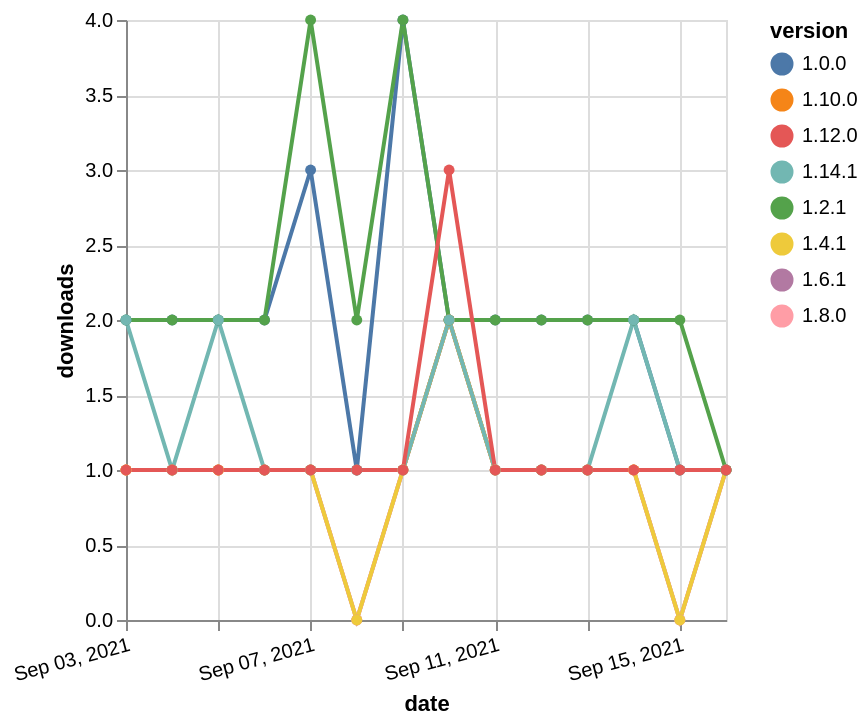

Write a Vega-Lite specification for this figure.
### Vega-Lite specification from a JSON file in a GitHub repository (floating-point values rounded to 4 significant figures)
{"$schema": "https://vega.github.io/schema/vega-lite/v5.json", "description": "A simple bar chart with embedded data.", "data": {"values": [{"date": "2021-09-03", "total": 208, "delta": 1, "version": "1.6.1"}, {"date": "2021-09-04", "total": 209, "delta": 1, "version": "1.6.1"}, {"date": "2021-09-05", "total": 210, "delta": 1, "version": "1.6.1"}, {"date": "2021-09-06", "total": 211, "delta": 1, "version": "1.6.1"}, {"date": "2021-09-07", "total": 212, "delta": 1, "version": "1.6.1"}, {"date": "2021-09-08", "total": 212, "delta": 0, "version": "1.6.1"}, {"date": "2021-09-09", "total": 213, "delta": 1, "version": "1.6.1"}, {"date": "2021-09-10", "total": 215, "delta": 2, "version": "1.6.1"}, {"date": "2021-09-11", "total": 216, "delta": 1, "version": "1.6.1"}, {"date": "2021-09-12", "total": 217, "delta": 1, "version": "1.6.1"}, {"date": "2021-09-13", "total": 218, "delta": 1, "version": "1.6.1"}, {"date": "2021-09-14", "total": 219, "delta": 1, "version": "1.6.1"}, {"date": "2021-09-15", "total": 219, "delta": 0, "version": "1.6.1"}, {"date": "2021-09-16", "total": 220, "delta": 1, "version": "1.6.1"}, {"date": "2021-09-03", "total": 199, "delta": 1, "version": "1.8.0"}, {"date": "2021-09-04", "total": 200, "delta": 1, "version": "1.8.0"}, {"date": "2021-09-05", "total": 201, "delta": 1, "version": "1.8.0"}, {"date": "2021-09-06", "total": 202, "delta": 1, "version": "1.8.0"}, {"date": "2021-09-07", "total": 203, "delta": 1, "version": "1.8.0"}, {"date": "2021-09-08", "total": 203, "delta": 0, "version": "1.8.0"}, {"date": "2021-09-09", "total": 204, "delta": 1, "version": "1.8.0"}, {"date": "2021-09-10", "total": 206, "delta": 2, "version": "1.8.0"}, {"date": "2021-09-11", "total": 207, "delta": 1, "version": "1.8.0"}, {"date": "2021-09-12", "total": 208, "delta": 1, "version": "1.8.0"}, {"date": "2021-09-13", "total": 209, "delta": 1, "version": "1.8.0"}, {"date": "2021-09-14", "total": 210, "delta": 1, "version": "1.8.0"}, {"date": "2021-09-15", "total": 210, "delta": 0, "version": "1.8.0"}, {"date": "2021-09-16", "total": 211, "delta": 1, "version": "1.8.0"}, {"date": "2021-09-03", "total": 172, "delta": 1, "version": "1.10.0"}, {"date": "2021-09-04", "total": 173, "delta": 1, "version": "1.10.0"}, {"date": "2021-09-05", "total": 174, "delta": 1, "version": "1.10.0"}, {"date": "2021-09-06", "total": 175, "delta": 1, "version": "1.10.0"}, {"date": "2021-09-07", "total": 176, "delta": 1, "version": "1.10.0"}, {"date": "2021-09-08", "total": 177, "delta": 1, "version": "1.10.0"}, {"date": "2021-09-09", "total": 178, "delta": 1, "version": "1.10.0"}, {"date": "2021-09-10", "total": 180, "delta": 2, "version": "1.10.0"}, {"date": "2021-09-11", "total": 181, "delta": 1, "version": "1.10.0"}, {"date": "2021-09-12", "total": 182, "delta": 1, "version": "1.10.0"}, {"date": "2021-09-13", "total": 183, "delta": 1, "version": "1.10.0"}, {"date": "2021-09-14", "total": 184, "delta": 1, "version": "1.10.0"}, {"date": "2021-09-15", "total": 185, "delta": 1, "version": "1.10.0"}, {"date": "2021-09-16", "total": 186, "delta": 1, "version": "1.10.0"}, {"date": "2021-09-03", "total": 2311, "delta": 2, "version": "1.0.0"}, {"date": "2021-09-04", "total": 2313, "delta": 2, "version": "1.0.0"}, {"date": "2021-09-05", "total": 2315, "delta": 2, "version": "1.0.0"}, {"date": "2021-09-06", "total": 2317, "delta": 2, "version": "1.0.0"}, {"date": "2021-09-07", "total": 2320, "delta": 3, "version": "1.0.0"}, {"date": "2021-09-08", "total": 2321, "delta": 1, "version": "1.0.0"}, {"date": "2021-09-09", "total": 2325, "delta": 4, "version": "1.0.0"}, {"date": "2021-09-10", "total": 2327, "delta": 2, "version": "1.0.0"}, {"date": "2021-09-11", "total": 2329, "delta": 2, "version": "1.0.0"}, {"date": "2021-09-12", "total": 2331, "delta": 2, "version": "1.0.0"}, {"date": "2021-09-13", "total": 2333, "delta": 2, "version": "1.0.0"}, {"date": "2021-09-14", "total": 2335, "delta": 2, "version": "1.0.0"}, {"date": "2021-09-15", "total": 2336, "delta": 1, "version": "1.0.0"}, {"date": "2021-09-16", "total": 2337, "delta": 1, "version": "1.0.0"}, {"date": "2021-09-03", "total": 257, "delta": 1, "version": "1.4.1"}, {"date": "2021-09-04", "total": 258, "delta": 1, "version": "1.4.1"}, {"date": "2021-09-05", "total": 259, "delta": 1, "version": "1.4.1"}, {"date": "2021-09-06", "total": 260, "delta": 1, "version": "1.4.1"}, {"date": "2021-09-07", "total": 261, "delta": 1, "version": "1.4.1"}, {"date": "2021-09-08", "total": 261, "delta": 0, "version": "1.4.1"}, {"date": "2021-09-09", "total": 262, "delta": 1, "version": "1.4.1"}, {"date": "2021-09-10", "total": 264, "delta": 2, "version": "1.4.1"}, {"date": "2021-09-11", "total": 265, "delta": 1, "version": "1.4.1"}, {"date": "2021-09-12", "total": 266, "delta": 1, "version": "1.4.1"}, {"date": "2021-09-13", "total": 267, "delta": 1, "version": "1.4.1"}, {"date": "2021-09-14", "total": 268, "delta": 1, "version": "1.4.1"}, {"date": "2021-09-15", "total": 268, "delta": 0, "version": "1.4.1"}, {"date": "2021-09-16", "total": 269, "delta": 1, "version": "1.4.1"}, {"date": "2021-09-03", "total": 2504, "delta": 2, "version": "1.2.1"}, {"date": "2021-09-04", "total": 2506, "delta": 2, "version": "1.2.1"}, {"date": "2021-09-05", "total": 2508, "delta": 2, "version": "1.2.1"}, {"date": "2021-09-06", "total": 2510, "delta": 2, "version": "1.2.1"}, {"date": "2021-09-07", "total": 2514, "delta": 4, "version": "1.2.1"}, {"date": "2021-09-08", "total": 2516, "delta": 2, "version": "1.2.1"}, {"date": "2021-09-09", "total": 2520, "delta": 4, "version": "1.2.1"}, {"date": "2021-09-10", "total": 2522, "delta": 2, "version": "1.2.1"}, {"date": "2021-09-11", "total": 2524, "delta": 2, "version": "1.2.1"}, {"date": "2021-09-12", "total": 2526, "delta": 2, "version": "1.2.1"}, {"date": "2021-09-13", "total": 2528, "delta": 2, "version": "1.2.1"}, {"date": "2021-09-14", "total": 2530, "delta": 2, "version": "1.2.1"}, {"date": "2021-09-15", "total": 2532, "delta": 2, "version": "1.2.1"}, {"date": "2021-09-16", "total": 2533, "delta": 1, "version": "1.2.1"}, {"date": "2021-09-03", "total": 125, "delta": 2, "version": "1.14.1"}, {"date": "2021-09-04", "total": 126, "delta": 1, "version": "1.14.1"}, {"date": "2021-09-05", "total": 128, "delta": 2, "version": "1.14.1"}, {"date": "2021-09-06", "total": 129, "delta": 1, "version": "1.14.1"}, {"date": "2021-09-07", "total": 130, "delta": 1, "version": "1.14.1"}, {"date": "2021-09-08", "total": 131, "delta": 1, "version": "1.14.1"}, {"date": "2021-09-09", "total": 132, "delta": 1, "version": "1.14.1"}, {"date": "2021-09-10", "total": 134, "delta": 2, "version": "1.14.1"}, {"date": "2021-09-11", "total": 135, "delta": 1, "version": "1.14.1"}, {"date": "2021-09-12", "total": 136, "delta": 1, "version": "1.14.1"}, {"date": "2021-09-13", "total": 137, "delta": 1, "version": "1.14.1"}, {"date": "2021-09-14", "total": 139, "delta": 2, "version": "1.14.1"}, {"date": "2021-09-15", "total": 140, "delta": 1, "version": "1.14.1"}, {"date": "2021-09-16", "total": 141, "delta": 1, "version": "1.14.1"}, {"date": "2021-09-03", "total": 202, "delta": 1, "version": "1.12.0"}, {"date": "2021-09-04", "total": 203, "delta": 1, "version": "1.12.0"}, {"date": "2021-09-05", "total": 204, "delta": 1, "version": "1.12.0"}, {"date": "2021-09-06", "total": 205, "delta": 1, "version": "1.12.0"}, {"date": "2021-09-07", "total": 206, "delta": 1, "version": "1.12.0"}, {"date": "2021-09-08", "total": 207, "delta": 1, "version": "1.12.0"}, {"date": "2021-09-09", "total": 208, "delta": 1, "version": "1.12.0"}, {"date": "2021-09-10", "total": 211, "delta": 3, "version": "1.12.0"}, {"date": "2021-09-11", "total": 212, "delta": 1, "version": "1.12.0"}, {"date": "2021-09-12", "total": 213, "delta": 1, "version": "1.12.0"}, {"date": "2021-09-13", "total": 214, "delta": 1, "version": "1.12.0"}, {"date": "2021-09-14", "total": 215, "delta": 1, "version": "1.12.0"}, {"date": "2021-09-15", "total": 216, "delta": 1, "version": "1.12.0"}, {"date": "2021-09-16", "total": 217, "delta": 1, "version": "1.12.0"}]}, "width": "container", "mark": {"type": "line", "point": {"filled": true}}, "encoding": {"x": {"field": "date", "type": "temporal", "timeUnit": "yearmonthdate", "title": "date", "axis": {"labelAngle": -15}}, "y": {"field": "delta", "type": "quantitative", "title": "downloads"}, "color": {"field": "version", "type": "nominal"}, "tooltip": {"field": "delta"}}}
